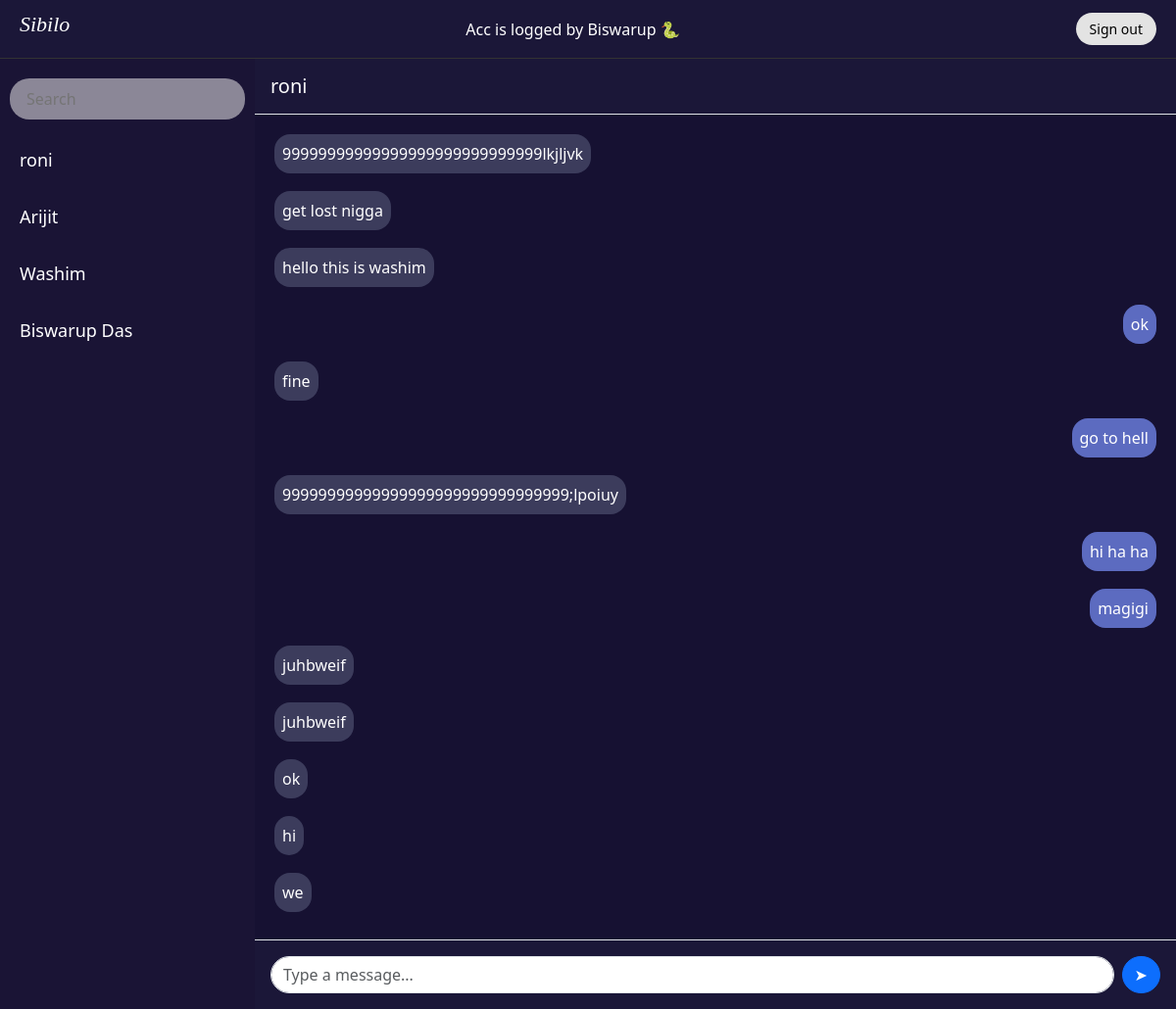
The page /chat/chat/roni/ (signed in) on the database as committed earlier.
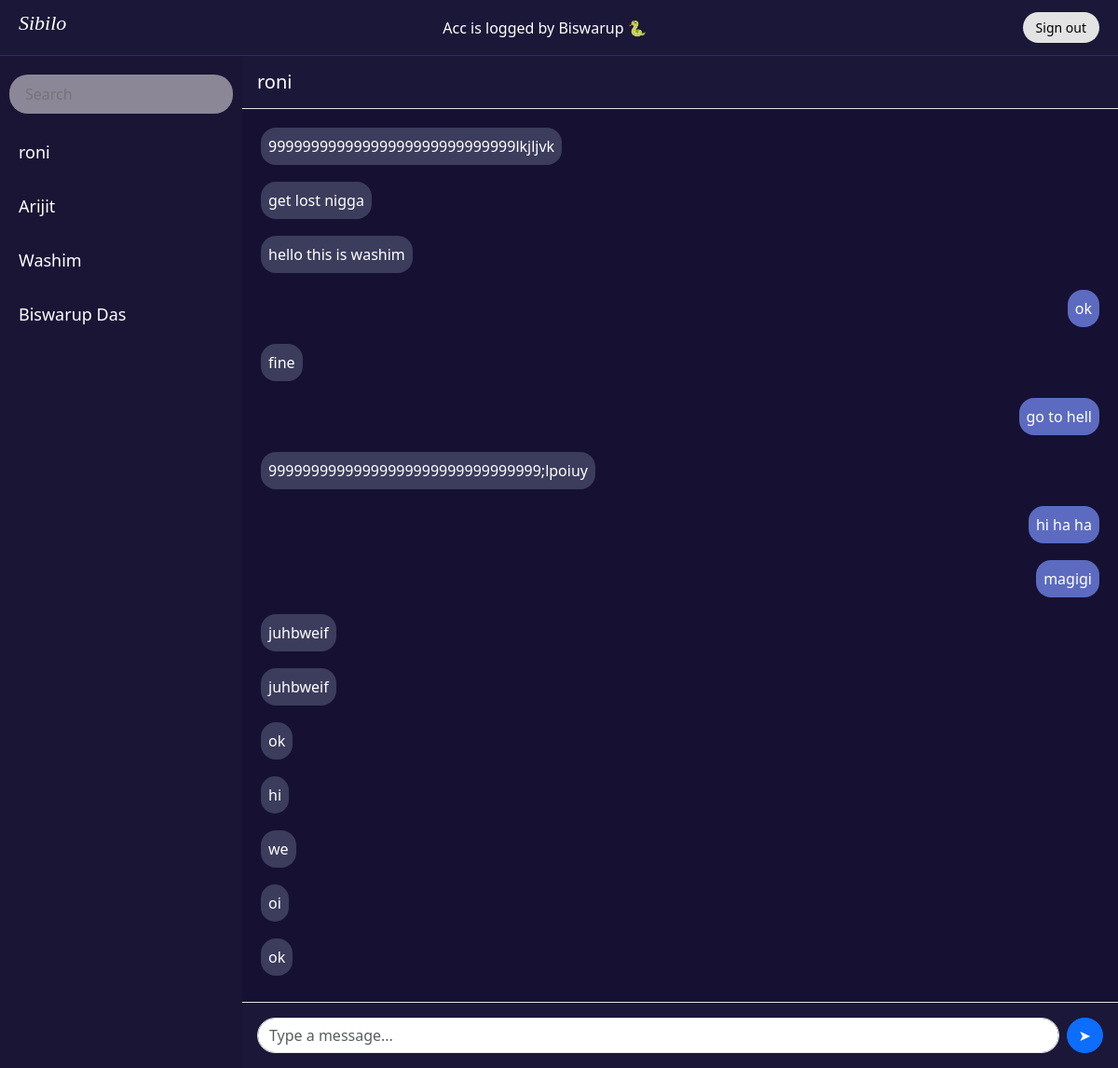
The same page on the database as committed later.
### chat/models.py (models this page shows, shortened)
class PrivetMassage(models.Model):
    sender=models.ForeignKey(User,on_delete=models.CASCADE,related_name='sender_massage')
    receiver=models.ForeignKey(User,on_delete=models.CASCADE,related_name='reciver_massage')
    body=models.TextField()
    time=models.DateTimeField(auto_now_add=True)

### chat/views.py (the view)
# urls.py: path("chat/<str:username>/", views.private_chat, name="private_chat"),
@login_required
def private_chat(request, username):
    other_user = get_object_or_404(User, username=username)
    messages = PrivetMassage.objects.filter(
        Q(sender=request.user, receiver=other_user) |
        Q(sender=other_user, receiver=request.user)
    ).order_by("time")
    all_user = User.objects.exclude(username=request.user.username)
    room_name = f"private_{min(request.user.id, other_user.id)}_{max(request.user.id, other_user.id)}"
    return render(request, "chatbox1.html", {
        "user": request.user,
        "other_user": other_user,
        "messages": messages,
        "all_user": all_user,
        "room_name": room_name,
    })

### chat/templates/chatbox1.html (shortened to what this page needs)
<!DOCTYPE html>
<html lang="en">
  <head>
    <link href="https://cdn.jsdelivr.net/npm/bootstrap@5.3.3/dist/css/bootstrap.min.css" rel="stylesheet" />
  </head>
  <body>
    {% if request.user.is_authenticated %}
    <div class="line-header">
      <h5 class="title">Sibilo</h5>
      <div class="header-right">
        <div class="user">
          <p class="mb-0">Acc is logged by {{ user.username }} 🐍</p>
        </div>
        </div>
        <button class="logout-btn"><a href="{% url 'logout' %}">Sign out</a></button>
      </div>
    <div class="chat-wrapper">
      <div class="sidebar">
        <div class="search-box">
          <input type="text" placeholder="Search" />
        </div>
        <div class="contact-list">
          {% for i in all_user %}
          {% if i != user %}
             <a href="{% url 'private_chat' i.username %}" class="text-decoration-none">
  <div class="contact-item">
    <span>{{ i.username }}</span>
  </div>
</a>
          {% endif %}
          {% endfor %}
        </div>
      </div>
      <div class="main-content">
        <div class="main-content w-100 d-flex flex-column" style="justify-content: space-between;">
  <div class="d-flex align-items-center p-3 border-bottom" style="background-color:#1b1738;">
    <h5 class="mb-0 text-white">{{ other_user.username }}</h5>
  </div>
  <div class="chat-body" id="chatBody">
    {% for message in messages %}
      <div class="mb-2 d-flex {% if message.sender == user %}justify-content-end{% else %}justify-content-start{% endif %}">
        <div class="p-2 rounded-4" style="
            background: {% if message.sender == user %}#5c6bc0{% else %}#3c3c5c{% endif %};
            color: white;
            max-width: 60%;">
          {{ message.body }}
        </div>
      </div>
    {% endfor %}
  </div>
  <form class="d-flex p-3 border-top" style="background-color: #1b1738;">
    <input id="chat-input" type="text" class="form-control me-2 rounded-pill" placeholder="Type a message..." required />
    <button id="send-btn" class="btn btn-primary rounded-pill" type="button">➤</button>
  </form>
</div>
      </div>
    </div>
    {% endif %}
  </body>
</html>

Rows that differ between the two databases and show on the page:
added PrivetMassage: body "oi"
added PrivetMassage: body "ok"
